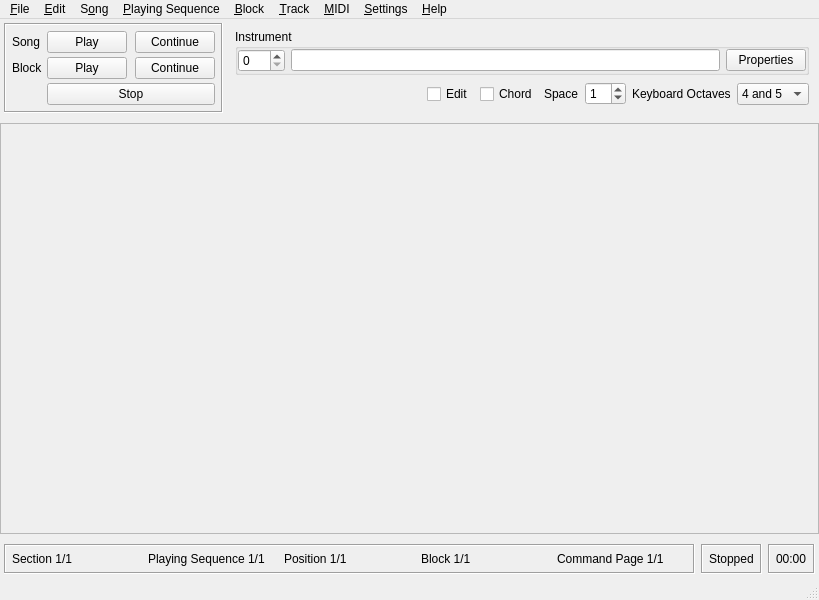
<?xml version="1.0" encoding="UTF-8"?>
<ui version="4.0">
 <author>Vesa Halttunen</author>
 <class>MainWindow</class>
 <widget class="QMainWindow" name="MainWindow">
  <property name="geometry">
   <rect>
    <x>0</x>
    <y>0</y>
    <width>819</width>
    <height>600</height>
   </rect>
  </property>
  <property name="windowTitle">
   <string>Tutka</string>
  </property>
  <widget class="QWidget" name="widgetMain">
   <layout class="QVBoxLayout" name="verticalLayout">
    <property name="margin">
     <number>0</number>
    </property>
    <item>
     <widget class="QWidget" name="widgetTop" native="true">
      <layout class="QHBoxLayout" name="horizontalLayout">
       <property name="margin">
        <number>4</number>
       </property>
       <item>
        <widget class="QFrame" name="frameControls">
         <property name="frameShape">
          <enum>QFrame::Box</enum>
         </property>
         <property name="frameShadow">
          <enum>QFrame::Sunken</enum>
         </property>
         <layout class="QGridLayout" name="gridLayout">
          <property name="margin">
           <number>6</number>
          </property>
          <property name="spacing">
           <number>4</number>
          </property>
          <item row="0" column="0">
           <widget class="QLabel" name="labelPlaySong">
            <property name="text">
             <string>Song</string>
            </property>
           </widget>
          </item>
          <item row="0" column="1">
           <widget class="QPushButton" name="buttonPlaySong">
            <property name="text">
             <string>Play</string>
            </property>
           </widget>
          </item>
          <item row="0" column="3">
           <widget class="QPushButton" name="buttonContinueSong">
            <property name="text">
             <string>Continue</string>
            </property>
           </widget>
          </item>
          <item row="1" column="0">
           <widget class="QLabel" name="labelPlayBlock">
            <property name="text">
             <string>Block</string>
            </property>
           </widget>
          </item>
          <item row="1" column="1">
           <widget class="QPushButton" name="buttonPlayBlock">
            <property name="text">
             <string>Play</string>
            </property>
           </widget>
          </item>
          <item row="1" column="3">
           <widget class="QPushButton" name="buttonContinueBlock">
            <property name="text">
             <string>Continue</string>
            </property>
           </widget>
          </item>
          <item row="2" column="1" colspan="3">
           <widget class="QPushButton" name="buttonStop">
            <property name="text">
             <string>Stop</string>
            </property>
           </widget>
          </item>
         </layout>
        </widget>
       </item>
       <item>
        <widget class="QWidget" name="widgetInstrument" native="true">
         <layout class="QVBoxLayout" name="verticalLayout_3">
          <property name="margin">
           <number>6</number>
          </property>
          <item>
           <widget class="QGroupBox" name="groupBoxInstrument">
            <property name="title">
             <string>Instrument</string>
            </property>
            <property name="flat">
             <bool>false</bool>
            </property>
            <property name="checkable">
             <bool>false</bool>
            </property>
            <layout class="QHBoxLayout" name="horizontalLayout_4">
             <property name="margin">
              <number>0</number>
             </property>
             <item>
              <widget class="InstrumentSpinBox" name="spinBoxInstrument">
               <property name="minimum">
                <number>0</number>
               </property>
               <property name="maximum">
                <number>255</number>
               </property>
              </widget>
             </item>
             <item>
              <widget class="QLineEdit" name="lineEditInstrument"/>
             </item>
             <item>
              <widget class="QPushButton" name="buttonInstrumentProperties">
               <property name="text">
                <string>Properties</string>
               </property>
              </widget>
             </item>
            </layout>
           </widget>
          </item>
          <item>
           <widget class="QWidget" name="widgetMode" native="true">
            <layout class="QHBoxLayout" name="horizontalLayout_3">
             <property name="margin">
              <number>0</number>
             </property>
             <item>
              <spacer name="horizontalSpacerMode">
               <property name="orientation">
                <enum>Qt::Horizontal</enum>
               </property>
               <property name="sizeHint" stdset="0">
                <size>
                 <width>40</width>
                 <height>20</height>
                </size>
               </property>
              </spacer>
             </item>
             <item>
              <widget class="QCheckBox" name="checkBoxEdit">
               <property name="text">
                <string>Edit</string>
               </property>
              </widget>
             </item>
             <item>
              <widget class="QCheckBox" name="checkBoxChord">
               <property name="text">
                <string>Chord</string>
               </property>
              </widget>
             </item>
             <item>
              <widget class="QLabel" name="labelSpace">
               <property name="text">
                <string>Space</string>
               </property>
              </widget>
             </item>
             <item>
              <widget class="QSpinBox" name="spinBoxSpace">
               <property name="maximum">
                <number>32</number>
               </property>
               <property name="value">
                <number>1</number>
               </property>
              </widget>
             </item>
             <item>
              <widget class="QLabel" name="labelKeyboardOctaves">
               <property name="text">
                <string>Keyboard Octaves</string>
               </property>
              </widget>
             </item>
             <item>
              <widget class="QComboBox" name="comboBoxKeyboardOctaves">
               <property name="currentIndex">
                <number>3</number>
               </property>
               <item>
                <property name="text">
                 <string>1 and 2</string>
                </property>
               </item>
               <item>
                <property name="text">
                 <string>2 and 3</string>
                </property>
               </item>
               <item>
                <property name="text">
                 <string>3 and 4</string>
                </property>
               </item>
               <item>
                <property name="text">
                 <string>4 and 5</string>
                </property>
               </item>
               <item>
                <property name="text">
                 <string>5 and 6</string>
                </property>
               </item>
               <item>
                <property name="text">
                 <string>6 and 7</string>
                </property>
               </item>
               <item>
                <property name="text">
                 <string>7 and 8</string>
                </property>
               </item>
               <item>
                <property name="text">
                 <string>8 and 9</string>
                </property>
               </item>
               <item>
                <property name="text">
                 <string>9 and A</string>
                </property>
               </item>
              </widget>
             </item>
            </layout>
           </widget>
          </item>
         </layout>
        </widget>
       </item>
      </layout>
     </widget>
    </item>
    <item>
     <widget class="QScrollArea" name="scrollAreaTracker">
      <property name="sizePolicy">
       <sizepolicy hsizetype="Expanding" vsizetype="Expanding">
        <horstretch>0</horstretch>
        <verstretch>0</verstretch>
       </sizepolicy>
      </property>
      <property name="widgetResizable">
       <bool>true</bool>
      </property>
      <widget class="Tracker" name="trackerMain">
       <property name="geometry">
        <rect>
         <x>0</x>
         <y>0</y>
         <width>817</width>
         <height>397</height>
        </rect>
       </property>
      </widget>
     </widget>
    </item>
    <item>
     <widget class="QWidget" name="widgetStatusBar" native="true">
      <layout class="QHBoxLayout" name="horizontalLayout_2">
       <property name="margin">
        <number>4</number>
       </property>
       <item>
        <widget class="QFrame" name="frameStatus1">
         <property name="frameShape">
          <enum>QFrame::Box</enum>
         </property>
         <property name="frameShadow">
          <enum>QFrame::Sunken</enum>
         </property>
         <layout class="QHBoxLayout" name="horizontalLayout_8">
          <property name="margin">
           <number>6</number>
          </property>
          <item>
           <widget class="QLabel" name="labelSection">
            <property name="text">
             <string>Section 1/1</string>
            </property>
           </widget>
          </item>
          <item>
           <widget class="QLabel" name="labelPlayingSequence">
            <property name="text">
             <string>Playing Sequence 1/1</string>
            </property>
           </widget>
          </item>
          <item>
           <widget class="QLabel" name="labelPosition">
            <property name="text">
             <string>Position 1/1</string>
            </property>
           </widget>
          </item>
          <item>
           <widget class="QLabel" name="labelBlock">
            <property name="text">
             <string>Block 1/1</string>
            </property>
           </widget>
          </item>
          <item>
           <widget class="QLabel" name="labelCommandPage">
            <property name="text">
             <string>Command Page 1/1</string>
            </property>
           </widget>
          </item>
         </layout>
        </widget>
       </item>
       <item>
        <widget class="QFrame" name="frameStatus2">
         <property name="sizePolicy">
          <sizepolicy hsizetype="Maximum" vsizetype="Preferred">
           <horstretch>0</horstretch>
           <verstretch>0</verstretch>
          </sizepolicy>
         </property>
         <property name="frameShape">
          <enum>QFrame::Box</enum>
         </property>
         <property name="frameShadow">
          <enum>QFrame::Sunken</enum>
         </property>
         <layout class="QHBoxLayout" name="horizontalLayout_6">
          <property name="margin">
           <number>6</number>
          </property>
          <item>
           <widget class="QLabel" name="labelStatus">
            <property name="text">
             <string>Stopped</string>
            </property>
           </widget>
          </item>
         </layout>
        </widget>
       </item>
       <item>
        <widget class="QFrame" name="frameTimer">
         <property name="sizePolicy">
          <sizepolicy hsizetype="Maximum" vsizetype="Preferred">
           <horstretch>0</horstretch>
           <verstretch>0</verstretch>
          </sizepolicy>
         </property>
         <property name="frameShape">
          <enum>QFrame::Box</enum>
         </property>
         <property name="frameShadow">
          <enum>QFrame::Sunken</enum>
         </property>
         <layout class="QHBoxLayout" name="horizontalLayout_5">
          <property name="margin">
           <number>6</number>
          </property>
          <item>
           <widget class="QLabel" name="labelTimer">
            <property name="text">
             <string>00:00</string>
            </property>
           </widget>
          </item>
         </layout>
        </widget>
       </item>
      </layout>
     </widget>
    </item>
   </layout>
  </widget>
  <widget class="QMenuBar" name="menubar">
   <property name="geometry">
    <rect>
     <x>0</x>
     <y>0</y>
     <width>819</width>
     <height>21</height>
    </rect>
   </property>
   <widget class="QMenu" name="menuFile">
    <property name="title">
     <string>&amp;File</string>
    </property>
    <addaction name="actionFileNew"/>
    <addaction name="actionFileOpen"/>
    <addaction name="separator"/>
    <addaction name="actionFileSave"/>
    <addaction name="actionFileSaveAs"/>
    <addaction name="separator"/>
    <addaction name="actionFileQuit"/>
   </widget>
   <widget class="QMenu" name="menuEdit">
    <property name="title">
     <string>&amp;Edit</string>
    </property>
    <addaction name="actionEditCut"/>
    <addaction name="actionEditCopy"/>
    <addaction name="actionEditPaste"/>
    <addaction name="separator"/>
    <addaction name="actionEditClear"/>
    <addaction name="separator"/>
    <addaction name="actionEditTranspose"/>
    <addaction name="actionEditExpandShrink"/>
    <addaction name="actionEditChangeInstrument"/>
   </widget>
   <widget class="QMenu" name="menuSong">
    <property name="title">
     <string>S&amp;ong</string>
    </property>
    <addaction name="actionSongSectionList"/>
    <addaction name="actionSongTrackVolumes"/>
    <addaction name="separator"/>
    <addaction name="actionSongTranspose"/>
    <addaction name="actionSongExpandShrink"/>
    <addaction name="actionSongChangeInstrument"/>
    <addaction name="separator"/>
    <addaction name="actionSongProperties"/>
   </widget>
   <widget class="QMenu" name="menuPlayingSequence">
    <property name="title">
     <string>&amp;Playing Sequence</string>
    </property>
    <addaction name="actionPlayingSequenceEditCurrent"/>
    <addaction name="separator"/>
    <addaction name="actionPlayingSequenceList"/>
   </widget>
   <widget class="QMenu" name="menuBlock">
    <property name="title">
     <string>&amp;Block</string>
    </property>
    <addaction name="actionBlockCut"/>
    <addaction name="actionBlockCopy"/>
    <addaction name="actionBlockPaste"/>
    <addaction name="separator"/>
    <addaction name="actionBlockClear"/>
    <addaction name="separator"/>
    <addaction name="actionBlockSelectAll"/>
    <addaction name="separator"/>
    <addaction name="actionBlockTranspose"/>
    <addaction name="actionBlockExpandShrink"/>
    <addaction name="actionBlockChangeInstrument"/>
    <addaction name="separator"/>
    <addaction name="actionBlockList"/>
   </widget>
   <widget class="QMenu" name="menuTrack">
    <property name="title">
     <string>&amp;Track</string>
    </property>
    <addaction name="actionTrackCut"/>
    <addaction name="actionTrackCopy"/>
    <addaction name="actionTrackPaste"/>
    <addaction name="separator"/>
    <addaction name="actionTrackClear"/>
    <addaction name="separator"/>
    <addaction name="actionTrackSelectAll"/>
    <addaction name="separator"/>
    <addaction name="actionTrackInsert"/>
    <addaction name="actionTrackDelete"/>
    <addaction name="separator"/>
    <addaction name="actionTrackTranspose"/>
    <addaction name="actionTrackExpandShrink"/>
    <addaction name="actionTrackChangeInstrument"/>
   </widget>
   <widget class="QMenu" name="menuMidi">
    <property name="title">
     <string>&amp;MIDI</string>
    </property>
    <addaction name="actionMidiKillAllNotes"/>
    <addaction name="actionMidiResetPitch"/>
    <addaction name="separator"/>
    <addaction name="actionMidiMessageList"/>
   </widget>
   <widget class="QMenu" name="menuSettings">
    <property name="title">
     <string>&amp;Settings</string>
    </property>
    <widget class="QMenu" name="menuSettingsExternalSync">
     <property name="title">
      <string>External Sync</string>
     </property>
     <addaction name="actionExternalSyncOff"/>
     <addaction name="actionExternalSyncMidi"/>
    </widget>
    <addaction name="menuSettingsExternalSync"/>
    <addaction name="actionSettingsSendMidiSync"/>
    <addaction name="separator"/>
    <addaction name="actionSettingsRecordControllers"/>
    <addaction name="separator"/>
    <addaction name="actionSettingsPreferences"/>
   </widget>
   <widget class="QMenu" name="menuHelp">
    <property name="title">
     <string>&amp;Help</string>
    </property>
    <addaction name="actionHelpAbout"/>
   </widget>
   <addaction name="menuFile"/>
   <addaction name="menuEdit"/>
   <addaction name="menuSong"/>
   <addaction name="menuPlayingSequence"/>
   <addaction name="menuBlock"/>
   <addaction name="menuTrack"/>
   <addaction name="menuMidi"/>
   <addaction name="menuSettings"/>
   <addaction name="menuHelp"/>
  </widget>
  <widget class="QStatusBar" name="statusbar"/>
  <action name="actionFileNew">
   <property name="icon">
    <iconset theme="document-new">
     <normaloff/>
    </iconset>
   </property>
   <property name="text">
    <string>&amp;New</string>
   </property>
   <property name="shortcut">
    <string>Ctrl+N</string>
   </property>
  </action>
  <action name="actionFileOpen">
   <property name="icon">
    <iconset theme="document-open">
     <normaloff/>
    </iconset>
   </property>
   <property name="text">
    <string>&amp;Open</string>
   </property>
   <property name="shortcut">
    <string>Ctrl+O</string>
   </property>
  </action>
  <action name="actionFileSave">
   <property name="icon">
    <iconset theme="document-save">
     <normaloff/>
    </iconset>
   </property>
   <property name="text">
    <string>&amp;Save</string>
   </property>
   <property name="shortcut">
    <string>Ctrl+S</string>
   </property>
  </action>
  <action name="actionFileSaveAs">
   <property name="icon">
    <iconset theme="document-save-as">
     <normaloff/>
    </iconset>
   </property>
   <property name="text">
    <string>Save &amp;As</string>
   </property>
   <property name="shortcut">
    <string>Ctrl+Shift+S</string>
   </property>
  </action>
  <action name="actionPrint">
   <property name="text">
    <string>Print</string>
   </property>
   <property name="shortcut">
    <string>Ctrl+P</string>
   </property>
  </action>
  <action name="actionFileQuit">
   <property name="icon">
    <iconset theme="application-exit">
     <normaloff/>
    </iconset>
   </property>
   <property name="text">
    <string>&amp;Quit</string>
   </property>
   <property name="shortcut">
    <string>Ctrl+Q</string>
   </property>
  </action>
  <action name="actionEditCut">
   <property name="icon">
    <iconset theme="edit-cut">
     <normaloff/>
    </iconset>
   </property>
   <property name="text">
    <string>C&amp;ut</string>
   </property>
   <property name="shortcut">
    <string>Ctrl+X</string>
   </property>
  </action>
  <action name="actionEditCopy">
   <property name="icon">
    <iconset theme="edit-copy">
     <normaloff/>
    </iconset>
   </property>
   <property name="text">
    <string>&amp;Copy</string>
   </property>
   <property name="shortcut">
    <string>Ctrl+C</string>
   </property>
  </action>
  <action name="actionEditPaste">
   <property name="icon">
    <iconset theme="edit-paste">
     <normaloff/>
    </iconset>
   </property>
   <property name="text">
    <string>&amp;Paste</string>
   </property>
   <property name="shortcut">
    <string>Ctrl+V</string>
   </property>
  </action>
  <action name="actionEditClear">
   <property name="icon">
    <iconset theme="edit-clear">
     <normaloff/>
    </iconset>
   </property>
   <property name="text">
    <string>&amp;Clear</string>
   </property>
  </action>
  <action name="actionEditTranspose">
   <property name="text">
    <string>&amp;Transpose</string>
   </property>
  </action>
  <action name="actionEditExpandShrink">
   <property name="text">
    <string>&amp;Expand/Shrink</string>
   </property>
  </action>
  <action name="actionEditChangeInstrument">
   <property name="text">
    <string>Change &amp;Instrument</string>
   </property>
  </action>
  <action name="actionSongSectionList">
   <property name="text">
    <string>&amp;Section List</string>
   </property>
  </action>
  <action name="actionSongTrackVolumes">
   <property name="text">
    <string>Track &amp;Volumes</string>
   </property>
  </action>
  <action name="actionSongTranspose">
   <property name="text">
    <string>&amp;Transpose</string>
   </property>
  </action>
  <action name="actionSongExpandShrink">
   <property name="text">
    <string>&amp;Expand/Shrink</string>
   </property>
  </action>
  <action name="actionSongChangeInstrument">
   <property name="text">
    <string>Change &amp;Instrument</string>
   </property>
  </action>
  <action name="actionSongProperties">
   <property name="icon">
    <iconset theme="document-properties">
     <normaloff/>
    </iconset>
   </property>
   <property name="text">
    <string>&amp;Properties</string>
   </property>
  </action>
  <action name="actionPlayingSequenceEditCurrent">
   <property name="text">
    <string>&amp;Edit Current</string>
   </property>
  </action>
  <action name="actionPlayingSequenceList">
   <property name="text">
    <string>&amp;List</string>
   </property>
  </action>
  <action name="actionBlockCut">
   <property name="icon">
    <iconset theme="edit-cut">
     <normaloff/>
    </iconset>
   </property>
   <property name="text">
    <string>C&amp;ut</string>
   </property>
   <property name="shortcut">
    <string>Alt+F3</string>
   </property>
  </action>
  <action name="actionBlockCopy">
   <property name="icon">
    <iconset theme="edit-copy">
     <normaloff/>
    </iconset>
   </property>
   <property name="text">
    <string>&amp;Copy</string>
   </property>
   <property name="shortcut">
    <string>Alt+F4</string>
   </property>
  </action>
  <action name="actionBlockPaste">
   <property name="icon">
    <iconset theme="edit-paste">
     <normaloff/>
    </iconset>
   </property>
   <property name="text">
    <string>&amp;Paste</string>
   </property>
   <property name="shortcut">
    <string>Alt+F5</string>
   </property>
  </action>
  <action name="actionBlockClear">
   <property name="icon">
    <iconset theme="edit-clear">
     <normaloff/>
    </iconset>
   </property>
   <property name="text">
    <string>&amp;Clear</string>
   </property>
  </action>
  <action name="actionBlockSelectAll">
   <property name="icon">
    <iconset theme="edit-select-all">
     <normaloff/>
    </iconset>
   </property>
   <property name="text">
    <string>&amp;Select All</string>
   </property>
  </action>
  <action name="actionBlockTranspose">
   <property name="text">
    <string>&amp;Transpose</string>
   </property>
  </action>
  <action name="actionBlockExpandShrink">
   <property name="text">
    <string>&amp;Expand/Shrink</string>
   </property>
  </action>
  <action name="actionBlockChangeInstrument">
   <property name="text">
    <string>Change &amp;Instrument</string>
   </property>
  </action>
  <action name="actionBlockList">
   <property name="text">
    <string>&amp;List</string>
   </property>
  </action>
  <action name="actionTrackCut">
   <property name="icon">
    <iconset theme="edit-cut">
     <normaloff/>
    </iconset>
   </property>
   <property name="text">
    <string>C&amp;ut</string>
   </property>
   <property name="shortcut">
    <string>Shift+F3</string>
   </property>
  </action>
  <action name="actionTrackCopy">
   <property name="icon">
    <iconset theme="edit-copy">
     <normaloff/>
    </iconset>
   </property>
   <property name="text">
    <string>&amp;Copy</string>
   </property>
   <property name="shortcut">
    <string>Shift+F4</string>
   </property>
  </action>
  <action name="actionTrackPaste">
   <property name="icon">
    <iconset theme="edit-paste">
     <normaloff/>
    </iconset>
   </property>
   <property name="text">
    <string>&amp;Paste</string>
   </property>
   <property name="shortcut">
    <string>Shift+F5</string>
   </property>
  </action>
  <action name="actionTrackClear">
   <property name="icon">
    <iconset theme="edit-clear">
     <normaloff/>
    </iconset>
   </property>
   <property name="text">
    <string>&amp;Clear</string>
   </property>
  </action>
  <action name="actionTrackSelectAll">
   <property name="icon">
    <iconset theme="edit-select-all">
     <normaloff/>
    </iconset>
   </property>
   <property name="text">
    <string>&amp;Select All</string>
   </property>
  </action>
  <action name="actionTrackInsert">
   <property name="icon">
    <iconset theme="list-add">
     <normaloff/>
    </iconset>
   </property>
   <property name="text">
    <string>I&amp;nsert</string>
   </property>
  </action>
  <action name="actionTrackDelete">
   <property name="icon">
    <iconset theme="list-remove">
     <normaloff/>
    </iconset>
   </property>
   <property name="text">
    <string>&amp;Delete</string>
   </property>
  </action>
  <action name="actionTrackTranspose">
   <property name="text">
    <string>&amp;Transpose</string>
   </property>
  </action>
  <action name="actionTrackExpandShrink">
   <property name="text">
    <string>&amp;Expand/Shrink</string>
   </property>
  </action>
  <action name="actionTrackChangeInstrument">
   <property name="text">
    <string>Change &amp;Instrument</string>
   </property>
  </action>
  <action name="actionMidiKillAllNotes">
   <property name="text">
    <string>&amp;Kill All Notes</string>
   </property>
  </action>
  <action name="actionMidiResetPitch">
   <property name="text">
    <string>&amp;Reset Pitch</string>
   </property>
  </action>
  <action name="actionMidiMessageList">
   <property name="text">
    <string>&amp;Message List</string>
   </property>
  </action>
  <action name="actionSettingsSendMidiSync">
   <property name="checkable">
    <bool>true</bool>
   </property>
   <property name="text">
    <string>Send MIDI Sync</string>
   </property>
  </action>
  <action name="actionSettingsRecordControllers">
   <property name="checkable">
    <bool>true</bool>
   </property>
   <property name="text">
    <string>Record Controllers</string>
   </property>
  </action>
  <action name="actionSettingsPreferences">
   <property name="text">
    <string>&amp;Preferences</string>
   </property>
  </action>
  <action name="actionHelpAbout">
   <property name="icon">
    <iconset theme="help-about">
     <normaloff/>
    </iconset>
   </property>
   <property name="text">
    <string>&amp;About</string>
   </property>
  </action>
  <action name="actionExternalSyncOff">
   <property name="checkable">
    <bool>true</bool>
   </property>
   <property name="checked">
    <bool>true</bool>
   </property>
   <property name="text">
    <string>Off</string>
   </property>
  </action>
  <action name="actionExternalSyncMidi">
   <property name="checkable">
    <bool>true</bool>
   </property>
   <property name="text">
    <string>MIDI</string>
   </property>
  </action>
 </widget>
 <customwidgets>
  <customwidget>
   <class>Tracker</class>
   <extends>QWidget</extends>
   <header>tracker.h</header>
   <container>1</container>
  </customwidget>
  <customwidget>
   <class>InstrumentSpinBox</class>
   <extends>QSpinBox</extends>
   <header>instrumentspinbox.h</header>
  </customwidget>
 </customwidgets>
 <resources/>
 <connections/>
</ui>
